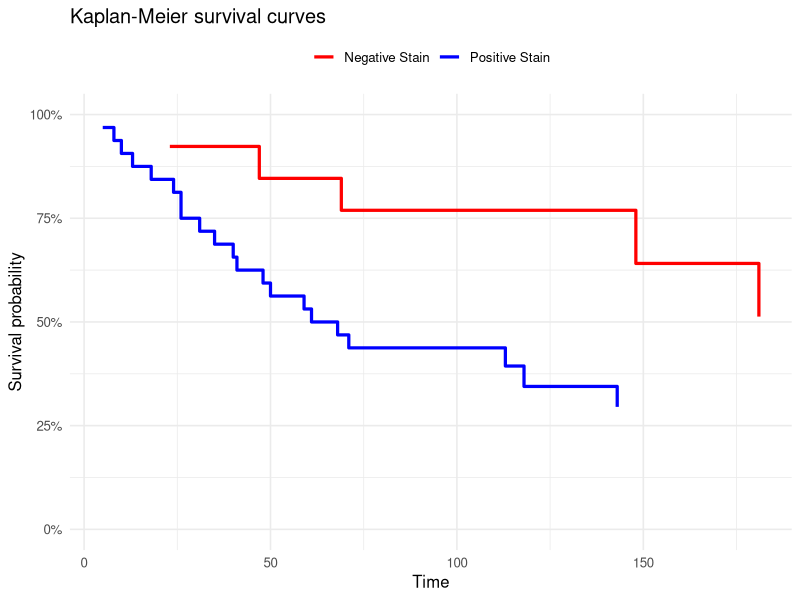
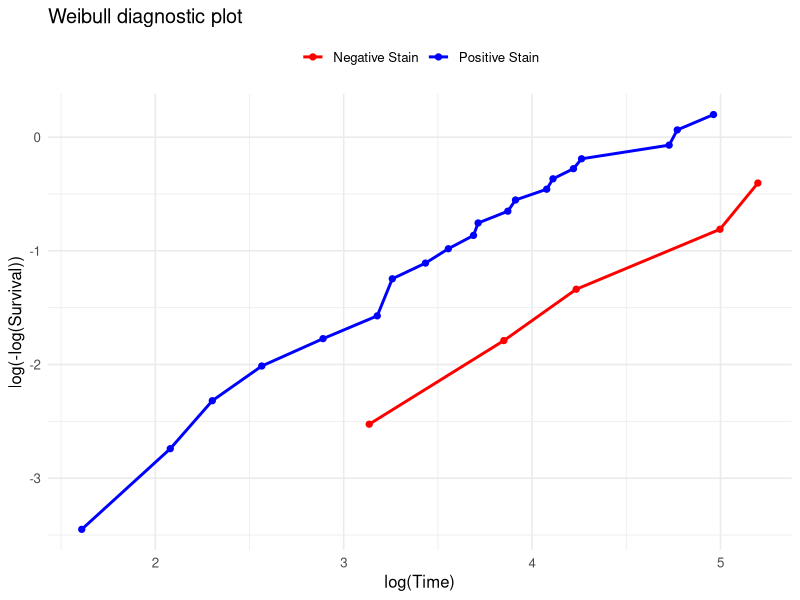
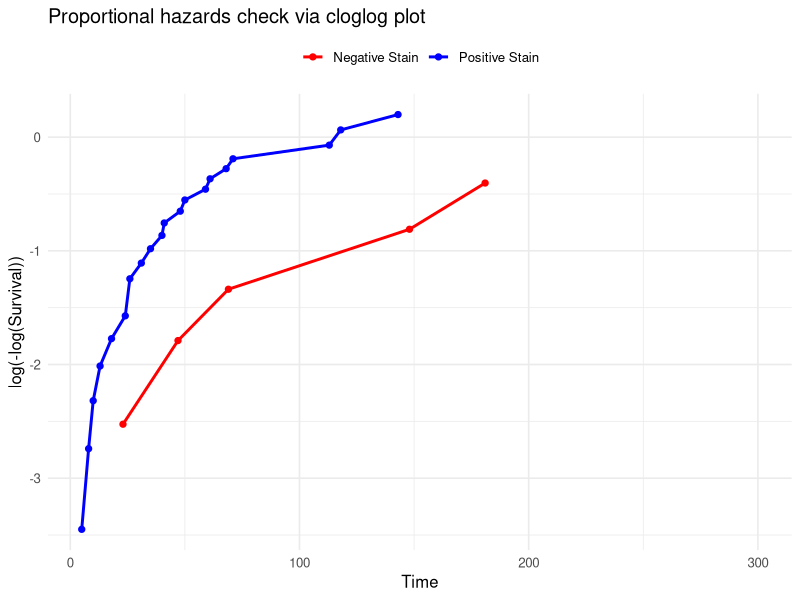

These figures' R source, in order:
## ---- chunk 1
#| label: 11-survival-chunk-1
library(conflicted)
library(ggplot2)
library(readr)
library(survival)

bcancer <- read_csv("data/survival.csv")

bcancer

tail(bcancer)
## ---- chunk 2
#| label: 11-survival-chunk-2
cancer.km <- survfit(Surv(time, status) ~ group, data = bcancer)

cancer.km
summary(cancer.km)
## ---- chunk 3
#| label: 11-survival-chunk-3
km_summary <- summary(cancer.km)

km_plot_data <- data.frame(
    time = km_summary$time,
    surv = km_summary$surv,
    group = factor(
        as.character(km_summary$strata),
        levels = c("group=N", "group=P"),
        labels = c("Negative Stain", "Positive Stain")
    )
)

km_plot_data <- km_plot_data[order(km_plot_data$group, km_plot_data$time), ]
## ---- chunk 4
#| label: 11-survival-chunk-4
ggplot(km_plot_data, aes(x = time, y = surv, colour = group)) +
    geom_step(linewidth = 1.1) +
    scale_colour_manual(values = c("Negative Stain" = "red", "Positive Stain" = "blue")) +
    scale_y_continuous(labels = scales::label_percent(accuracy = 1), limits = c(0, 1)) +
    labs(
        title = "Kaplan-Meier survival curves",
        x = "Time",
        y = "Survival probability",
        colour = NULL
    ) +
    theme_minimal(base_size = 12) +
    theme(legend.position = "top")
## ---- chunk 5
#| label: 11-survival-chunk-5
weibull_plot_data <- subset(km_plot_data, time > 0 & surv > 0)
weibull_plot_data$log_time <- log(weibull_plot_data$time)
weibull_plot_data$log_log_surv <- log(-log(weibull_plot_data$surv))

ggplot(weibull_plot_data, aes(x = log_time, y = log_log_surv, colour = group)) +
    geom_line(linewidth = 1) +
    geom_point(size = 1.8) +
    scale_colour_manual(values = c("Negative Stain" = "red", "Positive Stain" = "blue")) +
    labs(
        title = "Weibull diagnostic plot",
        x = "log(Time)",
        y = "log(-log(Survival))",
        colour = NULL
    ) +
    theme_minimal(base_size = 12) +
    theme(legend.position = "top")
## ---- chunk 6
#| label: 11-survival-chunk-6
cloglog_plot_data <- subset(km_plot_data, time > 0 & surv > 0)
cloglog_plot_data$cloglog <- log(-log(cloglog_plot_data$surv))

ggplot(cloglog_plot_data, aes(x = time, y = cloglog, colour = group)) +
    geom_line(linewidth = 1) +
    geom_point(size = 1.8) +
    scale_colour_manual(values = c("Negative Stain" = "red", "Positive Stain" = "blue")) +
    coord_cartesian(xlim = c(5, 300)) +
    labs(
        title = "Proportional hazards check via cloglog plot",
        x = "Time",
        y = "log(-log(Survival))",
        colour = NULL
    ) +
    theme_minimal(base_size = 12) +
    theme(legend.position = "top")
## ---- chunk 7
#| label: 11-survival-chunk-7
cancer_exp <- survreg(
    Surv(time, status) ~ group,
    data = bcancer,
    dist = "exponential"
)

summary(cancer_exp)
## ---- chunk 8
#| label: 11-survival-chunk-8
wald_stat <- cancer_exp$coeff[2] / sqrt(cancer_exp$var[2, 2])
2 * pnorm(-abs(wald_stat))
## ---- chunk 9
#| label: 11-survival-chunk-9
lr_stat <- -2 * (cancer_exp$loglik[1] - cancer_exp$loglik[2])
pchisq(q = lr_stat, df = 1, lower.tail = FALSE)
## ---- chunk 10
#| label: 11-survival-chunk-10
lambda_n <- exp(-cancer_exp$coef[1])
lambda_p <- exp(-sum(cancer_exp$coef))

lambda_n
lambda_p
## ---- chunk 11
#| label: 11-survival-chunk-11
sum(bcancer$status[bcancer$group == "N"]) /
    sum(bcancer$time[bcancer$group == "N"])

sum(bcancer$status[bcancer$group == "P"]) /
    sum(bcancer$time[bcancer$group == "P"])
## ---- chunk 12
#| label: 11-survival-chunk-12
beta <- cancer_exp$coeff[2]
var_beta <- (cancer_exp$var)[2, 2]

# Delta method: var(e^X) ≈ (e^X)^2 * var(X)
var_lambda <- (exp(-beta))^2 * var_beta

# CI
exp(-beta) + qnorm(0.975) * sqrt(var_lambda)
exp(-beta) - qnorm(0.975) * sqrt(var_lambda)
## ---- chunk 13
#| label: 11-survival-chunk-13
# Build CI on log scale, then exponentiate
exp(-(beta - qnorm(0.975) * sqrt(var_beta)))
exp(-(beta + qnorm(0.975) * sqrt(var_beta)))
## ---- chunk 14
#| label: 11-survival-chunk-14
cancer_wbl <- survreg(
    Surv(time, status) ~ group,
    data = bcancer,
    dist = "weibull"
)

summary(cancer_wbl)
cancer_wbl$coef
cancer_wbl$scale
cancer_wbl$var
## ---- chunk 15
#| label: 11-survival-chunk-15
lambda_n <- exp(-cancer_wbl$coef[1])
lambda_p <- exp(-sum(cancer_wbl$coef))

alpha <- 1 / cancer_wbl$scale

s_n_100 <- exp(-(lambda_n * 100)^alpha)
s_p_100 <- exp(-(lambda_p * 100)^alpha)

lambda_n
lambda_p
alpha
s_n_100
s_p_100
## ---- chunk 16
#| label: 11-survival-chunk-16
hazard_ratio <- (lambda_p / lambda_n)^alpha
hazard_ratio
## ---- chunk 17
#| label: 11-survival-chunk-17
wald_z <- log(cancer_wbl$scale) / sqrt(cancer_wbl$var[3, 3])

# p-value for H0: log(scale) = 0, i.e., scale = 1, i.e., alpha = 1
2 * pnorm(-abs(wald_z))
## ---- chunk 18
#| label: 11-survival-chunk-18
lr_stat <- 2 * (cancer_wbl$loglik[2] - cancer_exp$loglik[2])

qchisq(.95, df = 1)

pchisq(
    lr_stat,
    df = 1,
    lower.tail = FALSE
)
